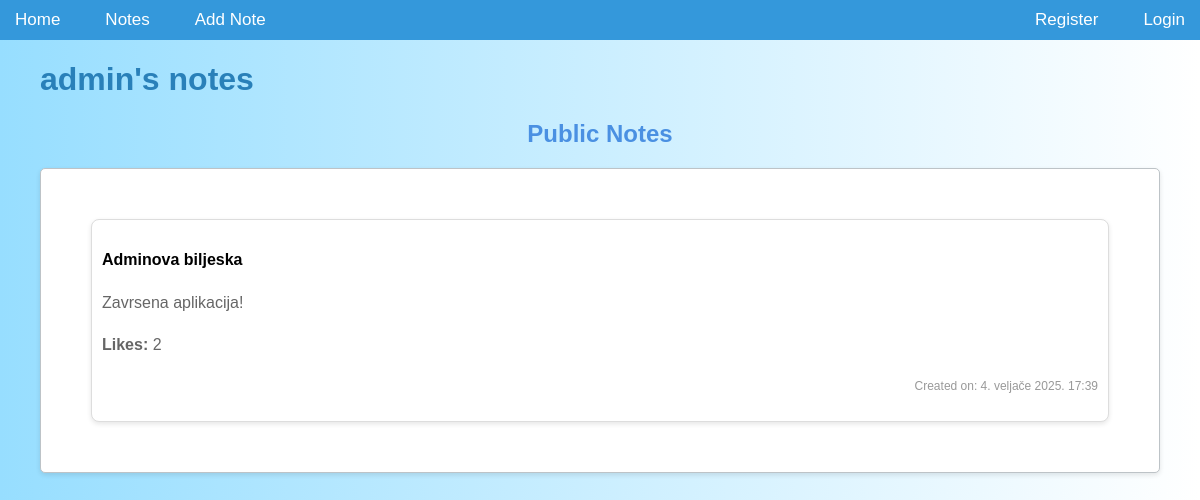
Before: /accounts/profile/1 with the older database file.
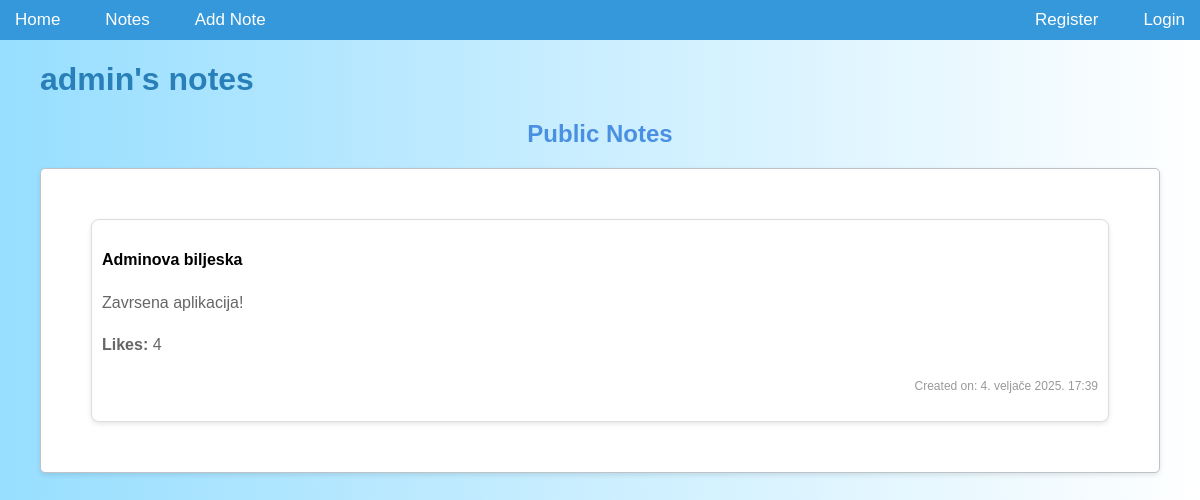
After: the same page with the newer database file.
### notes/models.py (models this page shows, shortened)
class Note(models.Model):
    ROLE_CHOICES = [
        ('hobbies', 'Hobbies'),
        ('movies', 'Movies'),
        ('school', 'School'),
        ('work', 'Work'),
        ('music', 'Music'),
        ('personal', 'Personal'),
    ]
    CATEGORY_CHOICES = [
        ('business', 'Business'),
        ('personal', 'Personal'),
    ]
    user = models.ForeignKey('accounts.CustomUser', on_delete=models.CASCADE, null=True, blank=True, related_name='notes')
    title = models.CharField(max_length=200)
    content = models.TextField()
    pub_date = models.DateTimeField(auto_now_add=True)
    likes = models.PositiveIntegerField(default=0)
    private_notes = models.ManyToManyField(PrivateNoteModel, blank=True)
    is_public = models.BooleanField(default=True)
    is_important = models.BooleanField(default=False)
    is_locked = models.BooleanField(default=False)
    password = models.CharField(max_length=100, null=True, blank=True)
    completed = models.BooleanField(default=False)
    is_private = models.BooleanField(default=False)
    role = models.CharField(max_length=20, choices=ROLE_CHOICES, blank=True, null=True)
    approved = models.BooleanField(default=False)
    category = models.CharField(max_length=20, choices=CATEGORY_CHOICES, default='personal', blank=True, null=True)

### accounts/views.py (the view)
# urls.py: path('profile/<int:user_id>', views.profile, name="profile"),
def profile(request, user_id):
    user = get_object_or_404(CustomUser, pk=user_id)
    try:
        account = user.account
    except Account.DoesNotExist:
        account = None
    regular_user = account.regular_user if account else None
    superuser = account.superuser if account else None
    notes = Note.objects.filter(user=user)
    notes = Note.objects.filter(user=user)
    public_notes = notes.filter(is_public=True).order_by('-is_important', '-pub_date')
    if request.user == user:
        private_notes = notes.filter(is_private=True).order_by('-pub_date')
    else:
        private_notes = None
    context = {
        'profile_user': user,
        'account': account,
        'regular_user': regular_user,
        'superuser': superuser,
        'private_notes': private_notes,
        'public_notes': public_notes,
    }
    return render(request, 'accounts/profile.html', context)

### accounts/templates/accounts/profile.html (shortened to what this page needs)
{% extends 'notes/base.html' %}
{% block content %}
<div class="container">
  <h1 class="mb-5 mt-5 text-center">{{ profile_user.username }}'s notes</h1>
  <div class="row justify-content-center">
      <div class="col-md-8">
          <h2 class="mt-5 mb-4 text-center">Public Notes</h2>
          {% for note in public_notes %}
              <div class="card my-4 shadow-sm p-3">
                  <div class="card-body">
                      <div class="note {% if note.category == 'business' %} business-note {% elif note.category == 'personal' %} personal-note {% endif %}">
                          <h4>{{ note.title }}</h4>
                          <p>{{ note.content }}</p>
                          <p><strong>Likes:</strong> {{ note.likes }}</p>
                          <p><small>Created on: {{ note.pub_date }}</small></p>
                      </div>
                  </div>
              </div>
          {% empty %}
              <p class="text-center">No public notes available.</p>
          {% endfor %}
      </div>
  </div>
</div>
{% endblock %}

Changed rows visible on the page:
changed Note "Adminova biljeska": likes "2" → "4"
